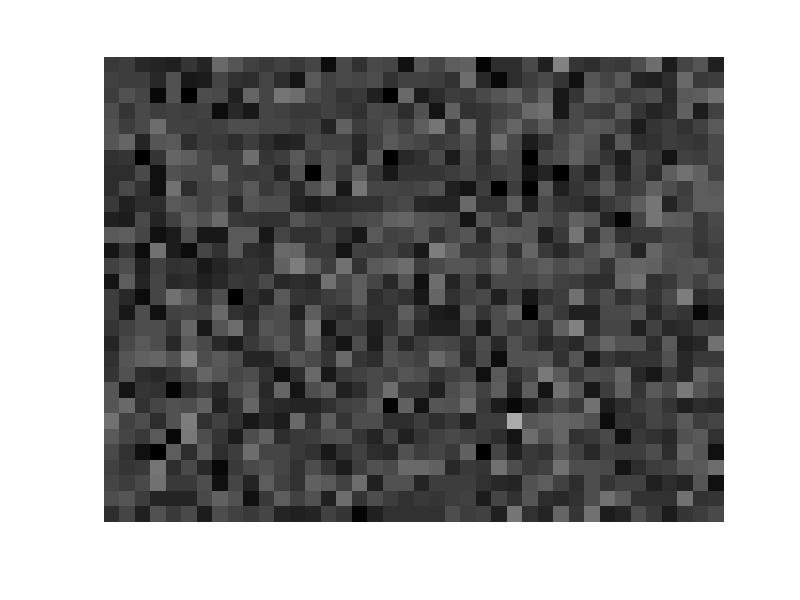

Source code (MATLAB):
function img = CreateWhiteNoise(idims, sdims, num, noiseM, noiseV, save_flag, show_flag)

% Creates white noise patch image(s).
% function img = CreateWhiteNoise(idims, sdims, num)
%
% This function generates white noise patch image
%
% <input>
% idims : image dimension [row,col] to create, [240,320] as default
% sdims : patch size [row,col], [8,8] as default
% num   : the number of image files you want to create, 1 as default
% noiseM: mean intensity of the noise image, 0 as default
% noiseV: variance of noise, 0.01 as default
% save_flag : if 1, the created noise patterns
%             will be saved as BMP files.
% show_flag : if 1, the created noise patterns
%             are showed in the figure windows.
%
% * NOTICE mod(idims,sdims) should be 0
%          mod(mdims,2) should be 0
%
% <output>
% img   : output images, rectangular white noises
%
% July 04 2007 Hiroshi Ban

% check input variable
if nargin < 1, idims=[240,320]; sdims=[4,4]; end
if nargin < 2, sdims=[8,8]; end
if nargin < 3, num=1; end
if nargin < 4, noiseM=64; end
if nargin < 5, noiseV=0.01; end
if nargin < 6, save_flag=0; end
if nargin < 7, show_flag=1; end
if length(idims)==1, idims=[idims,idims]; end
if length(sdims)==1, sdims=[sdims,sdims]; end

% matrix dimension check
if mod(idims(1),sdims(1)) || mod(idims(2),sdims(2))
  error('matrix dimension mismatch. idims is not dividable by sdims');
end

mdims=idims./sdims;

% create initial mean gray images & noise images
imap=noiseM*ones(idims(1),idims(2)); % mean gray map

img=ones(idims(1),idims(2),num);
for ii=1:1:num
  % segment initial mean maps
  tmp=reshape(imap,[sdims(1),mdims(1),sdims(2),mdims(2)]); % sdims(1)*mdims(1)*sdims(2)*mdims(2)
  tmp=permute(tmp,[1 3 2 4]); % sdims(1) * sdims(2) * mdims(1) * mdims(2)
  tmp=reshape(tmp,[sdims(1),sdims(2),prod(mdims)]);

  % create noise map
  nmap=imnoise(uint8(noiseM*ones(mdims)),'gaussian',0,noiseV);
  tmpn=reshape(nmap,[1,mdims(2),1,mdims(1)]);
  tmpn=permute(tmpn,[1,3,2,4]); % 1 * 1 * mdims(1) * mdims(2)
  tmpn=reshape(tmpn,[1,1,prod(mdims)]);

  % add noises to image patches (segments)
  for jj=1:1:prod(mdims)
    tmp(:,:,jj)=tmpn(1,1,jj);
  end

  % reshape back
  tmp = reshape(tmp, [sdims(1),sdims(2),mdims(1),mdims(2)]);
  tmp = ipermute(tmp, [1 3 2 4]);
  img(:,:,ii) = reshape(tmp,idims);
end

img=uint8(img);
if save_flag
  for ii=1:1:num
    % write rimg to BMP
    eval(sprintf('imwrite(img(:,:,ii),''noise_%04d.jpg'',''jpg'',''Quality'',100);',ii));
  end
end

if show_flag
  for ii=1:1:num
    figure;
    imshow(img(:,:,ii));
    axis off;
  end
end

return
